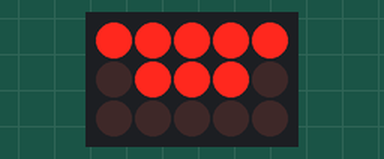
Recording of a sketch running on a simulated Arduino Uno, built with avr-gcc and run on an emulated ATmega328P. On the bench: 5×3 LED matrix. Wiring (inferred from the names in the program): LED matrix (orientation assumed): rows pin 7, pin 8, A5; columns pin 2, pin 3, pin 4, pin 5, pin 6.

Above: at 0.1 s.
At 2.1 s:
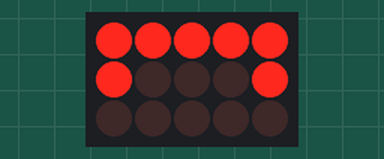
At 4.1 s:
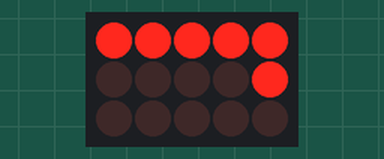
At 9.1 s:
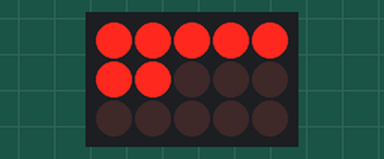
At 16.3 s:
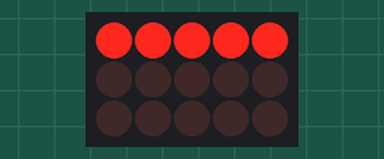
At 32.9 s:
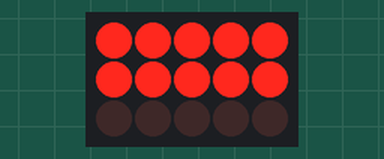

The sketch:

HDSP2000demo.ino
```cpp
#include "HDSP2000.h"

uint8_t txt[4] = {'H','D','S','P'};
uint8_t textscroll[11] = {'T','E','X','T',' ','S','C','R','O','L','L'};

void setup() {
  display.begin();
  display.setText(txt);
  delay(2000);
}

void loop() {
  // Libray runs on interrupts, so delay() is working, but i prefer using delays based on millis()

  txt[0] = '2';
  txt[1] = '0';
  txt[2] = '0';
  txt[3] = '0';
  display.setText(txt);
  delay(2000);
  txt[0] = 'D';
  txt[1] = 'E';
  txt[2] = 'M';
  txt[3] = 'O';
  display.setText(txt);
  delay(2000);

  // If you want to display digit add 48 to the value in table

  for (uint8_t x = 0; x < 10; x++){
    txt[0] = 48 + x;
    txt[1] = 48 + x;
    txt[2] = 48 + x;
    txt[3] = 48 + x;
    display.setText(txt);
    delay(500);
  }

  //Clean display

  txt[0] = 0;
  txt[1] = 0;
  txt[2] = 0;
  txt[3] = 0;

  //Example of text scroll

  for (uint8_t x = 0; x < 13; x++){
    display.setText(txt);
    txt[0] = txt[1];
    txt[1] = txt[2];
    txt[2] = txt[3];
    txt[3] = textscroll[x];
    delay(400);
  }

  //Variable counting

  for (uint8_t x = 0; x < 200; x++){
    display.setText(txt);
    txt[0] = 'E';
    txt[1] = (x / 100) + 48;
    uint8_t y = x;
    if(x >= 100){
      y = y - 100;
    }
    txt[2] = (y / 10) + 48;
    txt[3] = (x % 10) + 48;
    delay(50);
  }

  //Clean display

  txt[0] = 0;
  txt[1] = 0;
  txt[2] = 0;
  txt[3] = 0;

  //All pixel test

  for (uint8_t x = 0; x < 5; x++){
    display.setText(txt);
    txt[0] = txt[1];
    txt[1] = txt[2];
    txt[2] = txt[3];
    txt[3] = 219;
    delay(400);
  }

  delay(3000);

  for (uint8_t x = 0; x < 5; x++){
    display.setText(txt);
    txt[0] = txt[1];
    txt[1] = txt[2];
    txt[2] = txt[3];
    txt[3] = 0;
    delay(400);
  }

  //ASCII font 5x7 demo

  for (uint8_t x = 0; x < 255; x++){
    display.setText(txt);
    txt[0] = txt[1];
    txt[1] = txt[2];
    txt[2] = txt[3];
    txt[3] = x;
    delay(300);
  }
}
```

HDSP2000.cpp
```cpp
// HDSP2000 libray written by N.K  4th March 2025
// Version 0.1

#include "HDSP2000.h"
#include "font5x7.h"
#include <avr/interrupt.h>
#include <util/delay.h>

HDSP2000 display;

HDSP2000::HDSP2000() : _currentColumn(1), _czas(0) {
  _text[0] = ' ';
  _text[1] = ' ';
  _text[2] = ' ';
  _text[3] = ' ';
}

void HDSP2000::begin() {
  pinMode(COL1_PIN, OUTPUT);
  pinMode(COL2_PIN, OUTPUT);
  pinMode(COL3_PIN, OUTPUT);
  pinMode(COL4_PIN, OUTPUT);
  pinMode(COL5_PIN, OUTPUT);
  pinMode(VB_PIN, OUTPUT);
  pinMode(DATAIN_PIN, OUTPUT);
  pinMode(CLOCK_PIN, OUTPUT);

  digitalWrite(VB_PIN, LOW);
  digitalWrite(COL1_PIN, LOW);
  digitalWrite(COL2_PIN, LOW);
  digitalWrite(COL3_PIN, LOW);
  digitalWrite(COL4_PIN, LOW);
  digitalWrite(COL5_PIN, LOW);

  cli();
  TCCR1A = 0;
  TCCR1B = (1 << WGM12) | (1 << CS11);
  OCR1A = 499;  // 4 kHz
  TIMSK1 |= (1 << OCIE1A);
  sei();

  _currentColumn = 1;
  _czas = 0;
}

void HDSP2000::setText(const uint8_t *txt) {
  for (uint8_t i = 0; i < 4; i++) {
    _text[i] = txt[3 - i];
  }
}

void HDSP2000::refresh() {
  if (_czas == 0) {
    selectColumn(_currentColumn);
    displayColumn();
    digitalWrite(VB_PIN, HIGH);
  }
  _czas++;
  if (_czas == 5) {
    digitalWrite(VB_PIN, LOW);
    _currentColumn++;
    if (_currentColumn > 5) _currentColumn = 1;
    _czas = 0;
  }
}

void HDSP2000::displayColumn() {
  uint32_t data = 0;
  uint8_t colIndex = _currentColumn - 1;
  for (uint8_t d = 0; d < 4; d++) {
    uint8_t colData = font5x7[_text[d]][colIndex] & 0x7F;
    colData = reverse_bits(colData);
    data |= ((uint32_t)colData) << (d * 7);
  }
  for (uint8_t i = 0; i < 28; i++) {
    if (data & 0x01) PORTB |= _BV(PB0);
    else PORTB &= ~_BV(PB0);
    PORTD |= _BV(PD7);
    _delay_us(1);
    PORTD &= ~_BV(PD7);
    data >>= 1;
  }
}

void HDSP2000::selectColumn(uint8_t col) {
  PORTD &= ~(_BV(PD2) | _BV(PD3) | _BV(PD4) | _BV(PD5) | _BV(PD6));
  switch(col) {
    case 1: PORTD |= _BV(PD2); break;
    case 2: PORTD |= _BV(PD3); break;
    case 3: PORTD |= _BV(PD4); break;
    case 4: PORTD |= _BV(PD5); break;
    case 5: PORTD |= _BV(PD6); break;
    default: break;
  }
}

uint8_t HDSP2000::reverse_bits(uint8_t b) {
  b = (b >> 4) | (b << 4);
  b = ((b & 0xCC) >> 2) | ((b & 0x33) << 2);
  b = ((b & 0xAA) >> 1) | ((b & 0x55) << 1);
  b >>= 1;
  return b;
}

ISR(TIMER1_COMPA_vect) {
  display.refresh();
}
```

HDSP2000.h
```cpp
// HDSP2000 libray written by N.K  4th March 2025
// Version 0.1

#ifndef HDSP2000_H
#define HDSP2000_H

#include <Arduino.h>
#include <avr/pgmspace.h>

// Pin definitions
#define COL1_PIN   2
#define COL2_PIN   3
#define COL3_PIN   4
#define COL4_PIN   5
#define COL5_PIN   6

#define VB_PIN     A5
#define DATAIN_PIN 8
#define CLOCK_PIN  7

class HDSP2000 {
  public:
    HDSP2000();
    void begin();
    void setText(const uint8_t *txt);      // expects an array of 4 characters
    void refresh();                        // to be called from Timer1 ISR
  private:
    volatile uint8_t _currentColumn;
    volatile uint8_t _czas;
    uint8_t _text[4];
    void displayColumn();
    void selectColumn(uint8_t col);
    uint8_t reverse_bits(uint8_t b);
};

extern HDSP2000 display;

#endif
```

Source omitted: font5x7.h (data table, 12082 bytes)

Measured:
- what the display in image 0 shows lasts 2.1 s, from 0.0 s to 2.1 s
- what the display in image 3 shows lasts 0.6 s, from 9.0 s to 9.6 s
- what the display in image 4 shows lasts 10.0 s, from 16.3 s to 26.3 s
- what the display in image 5 shows lasts 1.9 s, from 32.9 s to 34.8 s
